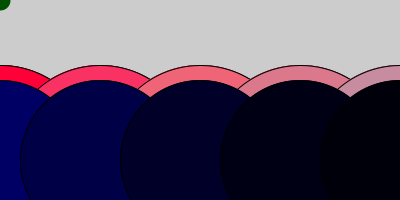
Frame 1 (no input)
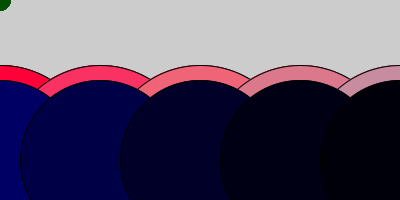
Frame 60 (the mouse pressed at the canvas centre just before this capture)
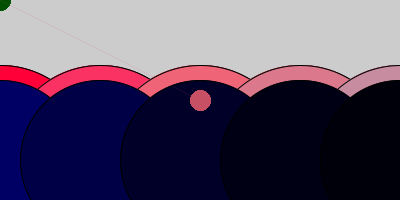
Frame 120 (the mouse held since frame 60 and released just before this capture)

The Processing sketch that drew these frames (run headless with seeded random() and noise(); from frame 60 on, the mouse is pressed at the canvas centre):

// Processing sketch: processing_11397
// ── processing_11397.pde

void setup ()
{
size(400, 200);
frameRate (40);


int d = 190;
int y = 160;
fill (256,0,14);
ellipse(0, y, d, d);   // Left
ellipse(100, y, d, d);  // Middle
ellipse(200, y, d, d);  // Right
ellipse(300, y, d, d);   // Left
ellipse(400, y, d, d);  // Middle
fill (257, 0, 56);
ellipse(0, y, d, d);   // Left
fill (250,50,100);
ellipse(100, y, d, d);  // Middle
fill (240, 100,120);
ellipse(200, y, d, d);  // Right
fill (220, 120, 140);
ellipse(300, y, d, d);   // Left
fill (200, 140, 160);
ellipse(400, y, d, d);  // Middle
fill (0, 0, 100);
ellipse(0, y, y, y);   // Left
fill (0, 0, 70);
ellipse(100, y, y, y);  // Middle
fill (0, 0, 40);
ellipse(200, y, y, y);  // Right
fill (0, 0, 20);
ellipse(300, y, y, y);   // Left
fill (0,0,10);
ellipse(400, y, y, y);  // Middle
}


void draw(){
stroke(mouseX, 80 , mouseY); 
float distance = dist(pmouseY, pmouseX, mouseY, mouseX);
float maxStroke = 20;
strokeWeight(maxStroke - constrain(distance, 0, maxStroke));
line(pmouseX, pmouseY, mouseX, mouseY);
}


void keyPressed(){
//presiona tecla para borrar el Background
background(40);

}
